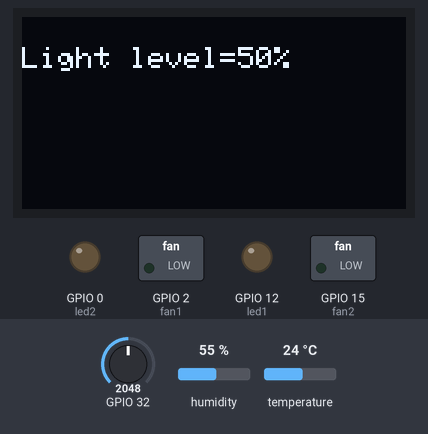
Bench run of a sketch on a simulated ESP32. On the bench: 128×64 one-colour display, switched loads named in the sketch (green lamp = pin HIGH), output pins drawn as LEDs (lit = HIGH). The inputs (shaded band) are chosen by the test bench; at power-on: GPIO 32 = 2048, temperature 24 °C, humidity 55 %. What the sketch prints to the serial monitor is not drawn.

Above: at 7.6 s.
7.7 s: GPIO 32 set to 1983
At 18.6 s:
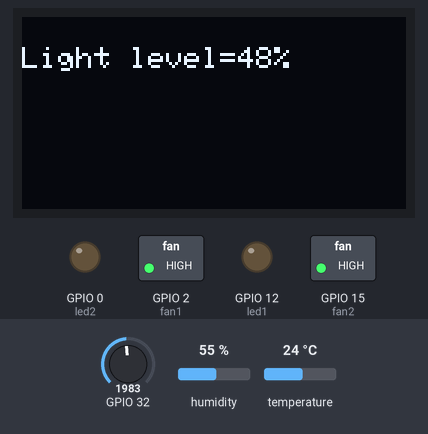
19.6 s: temperature set to 21 °C
At 23.2 s:
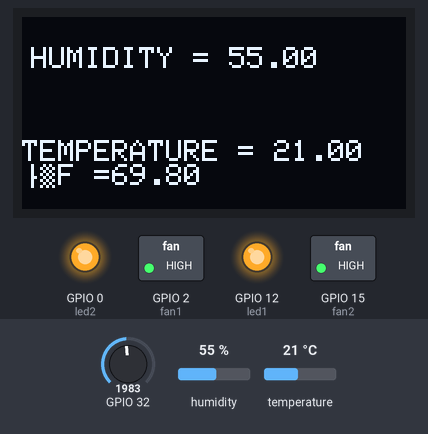
30.8 s: temperature set to 18 °C
At 37.8 s:
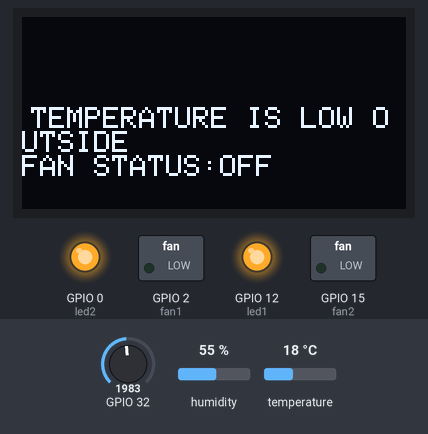
44.8 s: GPIO 32 set to 2866
At 54.9 s:
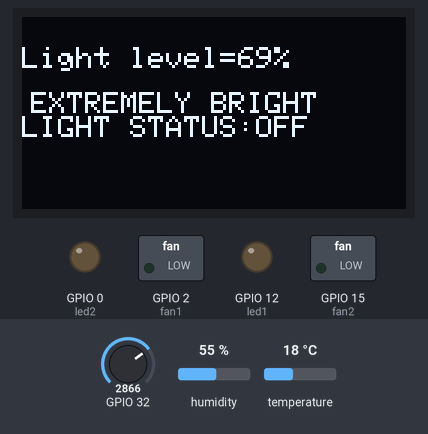
57.1 s: humidity set to 78 %
At 68.0 s:
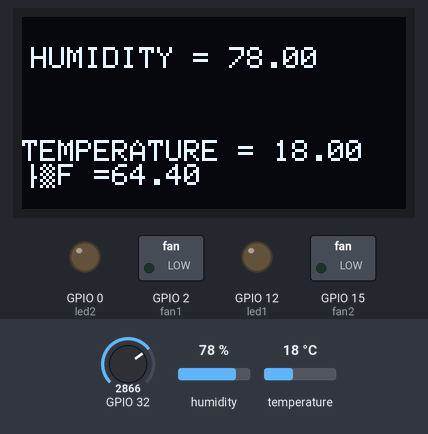
71.1 s: humidity set to 81 %
At 82.6 s:
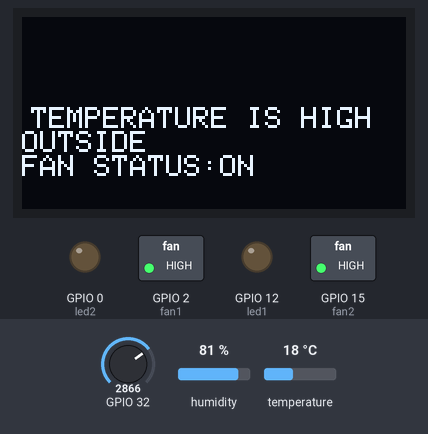
Timing chart, 0 to 84.1 s (numbered marks = the images above; inputs shaded):
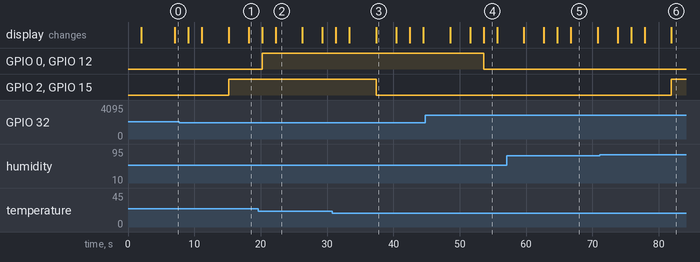

The sketch:

homeautomationproject-1.ino
```cpp
#include <Wire.h>
#include <Adafruit_GFX.h>
#include <Adafruit_SSD1306.h>
#define SCREEN_WIDTH 128 // OLED display width, in pixels
#define SCREEN_HEIGHT 64 // OLED display height, in pixels
#include "DHT.h" //DHT11
#define DHTPIN 4
#define DHTTYPE DHT11
DHT dht(DHTPIN, DHTTYPE);
Adafruit_SSD1306 display(SCREEN_WIDTH, SCREEN_HEIGHT, &Wire, -1);
int led1=12;
int led2=0;
int fan1=2;
int fan2=15;
void setup() {
 pinMode(led1,OUTPUT);
 pinMode(led2,OUTPUT);
 pinMode(fan1,OUTPUT);
 pinMode(fan2,OUTPUT);
  Serial.begin(9600);
  delay(2000);
Serial.println("oled test");
Serial.println(F("DHTxx test!"));
 dht.begin();
  if(!display.begin(SSD1306_SWITCHCAPVCC, 0x3C)) {
    Serial.println("SSD1306 allocation failed");
    for(;;);
  }
  delay(2000);

}

void loop() {
  int LDRValue=analogRead(32);
  double dV=LDRValue;
  Serial.println(LDRValue);
  double le=(dV/4095)*100;
  int level=le;
  Serial.print("ldr value is");
  Serial.print(level);
  Serial.print("%");
  delay(2000);
  display.clearDisplay();
  display.setTextSize(1);
  display.setTextColor(WHITE);
  display.setCursor(0, 10);
  display.print("Light level=");
  display.print(level);
   display.print("%");
   delay(1000);
     display.display();
display.setCursor(3, 25);
  if(level>=0 && level<=10){
    display.print("DARK");
    delay(1000);
    //display.setCursor(4, 10);
    display.println("LIGHT STATUS:ON");
    delay(2000);
      display.display();
    display.clearDisplay();
    digitalWrite(led1,HIGH);
    digitalWrite(led2,HIGH);
  }
  else if(level>10 && level<50){
    display.println(" MODERATELY BRIGHT ");
    delay(1000);
    display.println("LIGHT STATUS:ON ");
    delay(1000);
      display.display();
    display.clearDisplay();
   digitalWrite(led1,200);
   digitalWrite(led2,200);
  }
  else{
    display.println("EXTREMELY BRIGHT");
    delay(1000);
    display.println("LIGHT STATUS:OFF ");
    delay(1000);
      display.display();
    display.clearDisplay();
    digitalWrite(led1,LOW);
   digitalWrite(led2,LOW);
  }

  float h = dht.readHumidity();
  float t = dht.readTemperature(); // Read temperature as Celsius (the default)
  float f = dht.readTemperature(true); // Read temperature as Fahrenheit (isFahrenheit = true)
  // Check if any reads failed and exit early (to try again).
  if (isnan(h) || isnan(t) || isnan(f)) {
    Serial.println(F("Failed to read from DHT sensor!"));
    return;
}

  Serial.print(F("Humidity: "));
  Serial.println(h);
  Serial.print(F("%  Temperature: "));
  Serial.println(t);
  Serial.print(F("°F "));
  Serial.println(f);
  delay(2000);
  display.clearDisplay();
  display.setTextSize(1);
  display.setTextColor(WHITE);
 // display.setCursor(0,10);
  display.print("TEMPERATURE = ");
  display.println(t);
  //display.setCursor(2,10);
  display.print("°F =");
  display.println(f);
  display.setCursor(3,10);
  display.print("HUMIDITY = ");
  display.println(h);
    display.display();
  delay(2000);
  display.clearDisplay();

  int maxtemp=50;
  int maxhumid=80;
  display.setCursor(3,30  );

      if((t>=maxtemp) || (h>=maxhumid)){
    display.println("TEMPERATURE IS HIGH OUTSIDE");
    delay(1000);
    display.println("FAN STATUS:ON ");
    delay(1000);
      display.display();
    display.clearDisplay();
    digitalWrite(fan1,HIGH);
   digitalWrite(fan2,HIGH);
      }
       else if((t>=5&&t<20) ||(h==0) ){
    display.println("TEMPERATURE IS LOW OUTSIDE");
    delay(1000);
    display.println("FAN STATUS:OFF ");
    delay(1000);
      display.display();
    display.clearDisplay();
    digitalWrite(fan1,LOW);
    digitalWrite(fan2,LOW);
       }
      else{
    display.println("TEMPERATURE IS MODERATE OUTSIDE");
    delay(1000);
    display.println("FAN STATUS:ON ");
    delay(1000);
      display.display();
    display.clearDisplay();
    digitalWrite(fan1,HIGH);
    digitalWrite(fan2,300);
      }


  //display.display();

}
```

Measured:
- the behaviour switches between 2048 and 2047 on GPIO 32 (found by bisection; images 0 and 1)
- the behaviour switches between 20 and 19 °C on temperature (found by bisection; images 2 and 3)
- the behaviour switches between 79 and 80 % on humidity (found by bisection; images 5 and 6)
- after the input at 30.8 s, GPIO 2 (fan1), GPIO 15 (fan2): HIGH → LOW after 6.6 s
- after the input at 44.8 s, GPIO 0 (led2), GPIO 12 (led1): HIGH → LOW after 8.8 s
- after the input at 71.1 s, GPIO 2 (fan1), GPIO 15 (fan2): LOW → HIGH after 10.8 s
- what the display in image 2 shows lasts 4.0 s, from 22.3 s to 26.3 s
